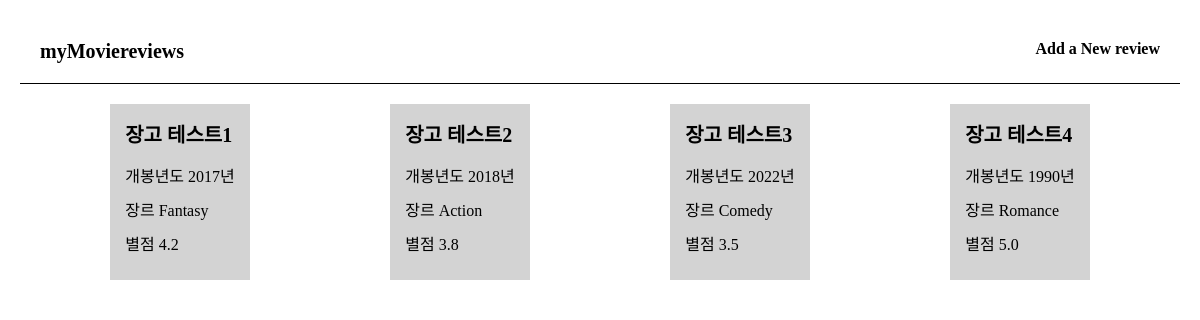
The page / on the database its author committed.
### reviews/models.py (models this page shows)
class Review(models.Model):
    title = models.CharField(max_length=50, verbose_name="제목")
    release = models.IntegerField(verbose_name="개봉년도")
    GENRE_CHOICES = [
        ('AC', 'Action'),
        ('DR', 'Drama'),
        ('CM', 'Comedy'),
        ('RM', 'Romance'),
        ('TH','Thriller'),
        ('HR','Horror'),
        ('SF','SF'),
        ('FT','Fantasy'),
    ]
    genre = models.CharField(max_length=50, verbose_name="장르", choices=GENRE_CHOICES)
    rating = models.FloatField(verbose_name="별점")
    time = models.IntegerField(verbose_name="러닝타임")
    review = models.TextField(verbose_name="리뷰")
    director = models.CharField(max_length=50, verbose_name="감독")
    actor = models.CharField(max_length=50, verbose_name="배우")

### reviews/views.py (the view)
# urls.py: path('', views.review, name='review'),
def review(request):
    reviews = Review.objects.all()
    context={
        "reviews": reviews,
    }
    return render(request, template_name="reviews/review.html", context=context)

### reviews/templates/reviews/review.html (shortened to what this page needs)
<!DOCTYPE html>
{% load static %}
<html lang="ko">
  <head>
    <link rel="stylesheet" href="{% static 'css/style.css' %}" />
  </head>
  <body>
    <header>
      <div class="flex-container space-between">
        <div><a href="{% url 'reviews:review' %}">myMoviereviews</a></div>
        <div>
          <a href="{% url 'reviews:create' %}" id="add-review"
            >Add a New review</a
          >
        </div>
      </div>
    </header>
    <main>
      <div class="flex-container space-around">
        {% for review in reviews %}
        <article>
          <div class="bg-gray">
            <div>
              <a href="{% url 'reviews:detail' review.id %}"
                >{{review.title}}</a
              >
            </div>
            <p>개봉년도 {{review.release}}년</p>
            <p>장르 {{review.genre}}</p>
            <p>별점 {{review.rating}}</p>
          </div>
        </article>
        {% endfor %}
      </div>
    </main>
  </body>
</html>

### reviews/static/css/style.css (style rules this page uses)
* { box-sizing: border-box; margin: 0; padding: 0; text-decoration: none; color: black; }
body { margin: 20px; }
header > .flex-container { border-bottom: 1px solid; }
.flex-container { display: flex; padding: 20px; justify-content: center; }
.space-around { justify-content: space-around; }
.space-between { justify-content: space-between; }
.flex-container a { font-size: 20px; font-weight: bold; }
#add-review { font-size: 16px; }
.bg-gray { padding: 15px; background-color: lightgray; }
article > div > div { margin-bottom: 15px; }
article p { margin-bottom: 10px; }

### rows shown on the page
Review: title "장고 테스트1", release "2017", genre "Fantasy", rating "4.2"
Review: title "장고 테스트2", release "2018", genre "Action", rating "3.8"
Review: title "장고 테스트3", release "2022", genre "Comedy", rating "3.5"
Review: title "장고 테스트4", release "1990", genre "Romance", rating "5.0"
